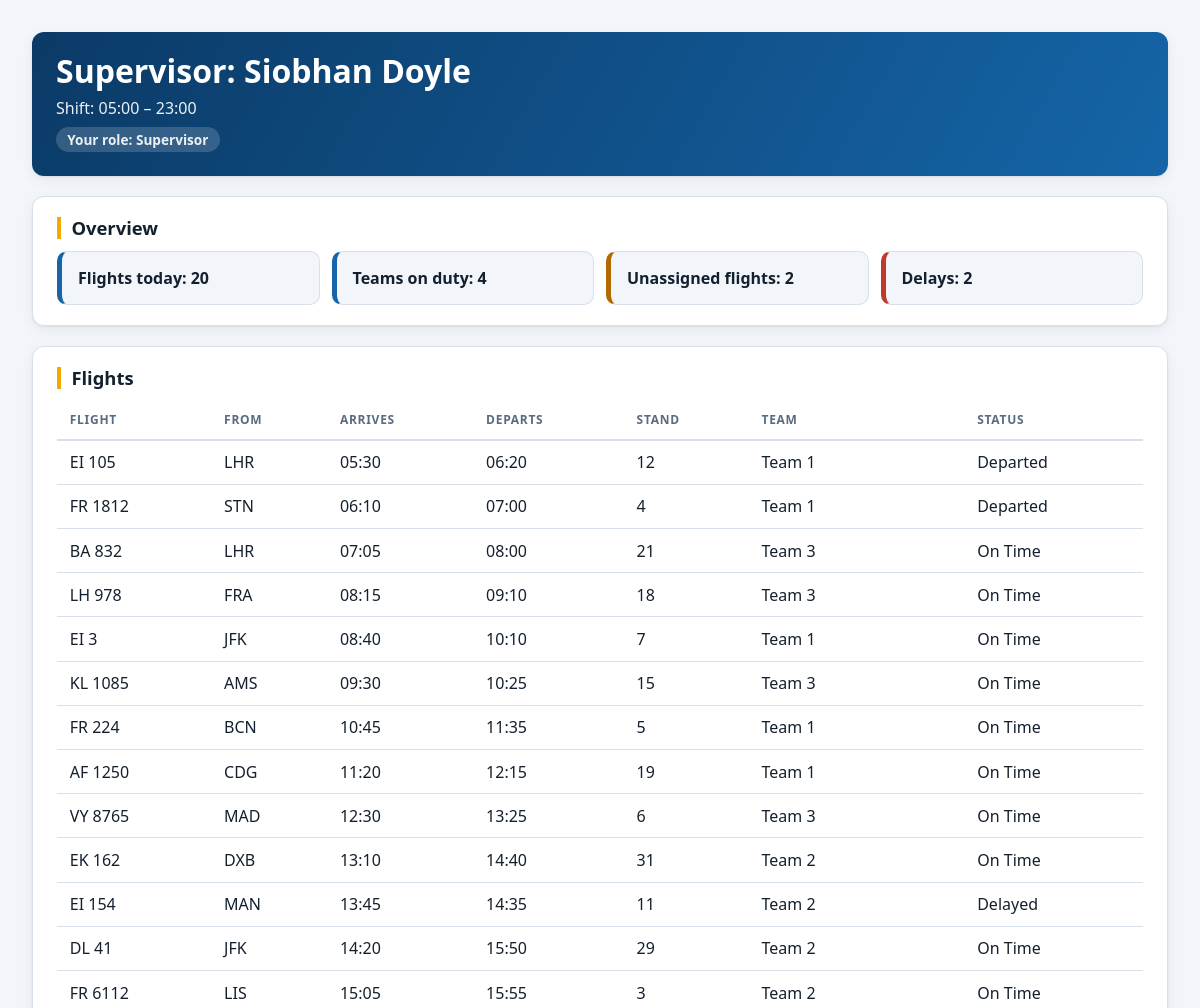
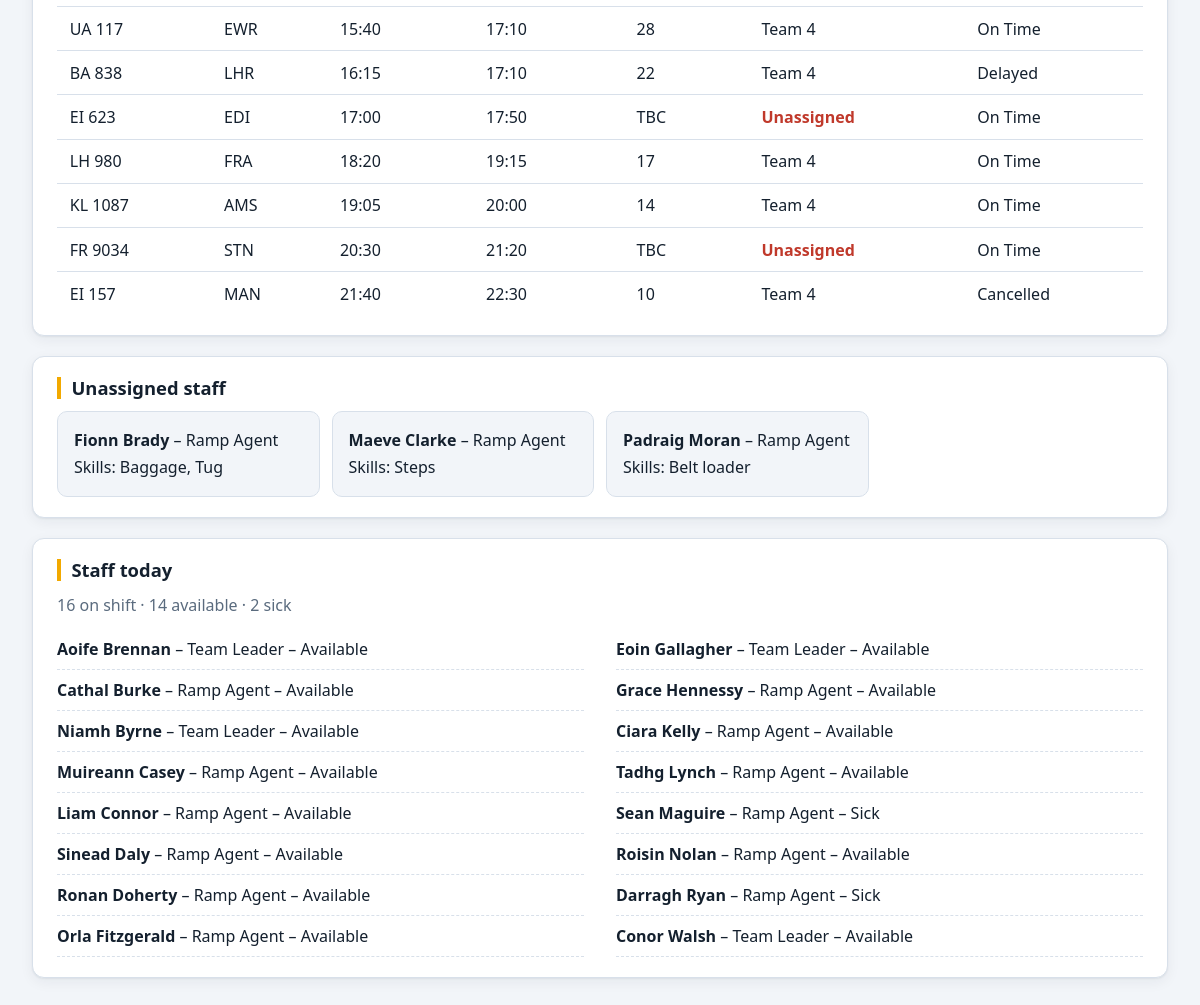
The page /supervisor (signed in) on the database its author committed (2 pictures, top to bottom).
### tables this page shows
CREATE TABLE users (
    id          INTEGER PRIMARY KEY AUTOINCREMENT,
    airportCode TEXT NOT NULL REFERENCES airports(airportCode),
    employee_id  INTEGER NOT NULL,
    password    TEXT NOT NULL,
    role        TEXT NOT NULL,
    isAdmin     INTEGER NOT NULL DEFAULT 0,
    firstName   TEXT NOT NULL,
    lastName    TEXT NOT NULL,
    teamID      INTEGER REFERENCES teams(id),
    isActive    INTEGER NOT NULL DEFAULT 1,
    createdAt   TEXT NOT NULL DEFAULT CURRENT_TIMESTAMP,
    UNIQUE (airportCode, employee_id)
);

CREATE TABLE flights (
    id                 INTEGER PRIMARY KEY AUTOINCREMENT,
    airportCode        TEXT NOT NULL REFERENCES airports(airportCode),
    teamID             INTEGER REFERENCES teams(id),
    flightNumber       TEXT NOT NULL,
    airline            TEXT NOT NULL,
    origin             TEXT NOT NULL,
    scheduledArrival   TEXT NOT NULL,
    scheduledDeparture TEXT NOT NULL,
    stand              TEXT,
    status             TEXT NOT NULL DEFAULT 'on_time'  -- on_time, delayed, arrived, departed, cancelled
);

CREATE TABLE teams (
    id          INTEGER PRIMARY KEY AUTOINCREMENT,
    airportCode TEXT NOT NULL REFERENCES airports(airportCode),
    name        TEXT NOT NULL,
    UNIQUE (airportCode, name)
);

CREATE TABLE userSkills (
    userID INTEGER NOT NULL REFERENCES users(id),
    skill  TEXT NOT NULL REFERENCES skills(name),
    PRIMARY KEY (userID, skill)
);

CREATE TABLE shiftAssignments (
    id              INTEGER PRIMARY KEY AUTOINCREMENT,
    shiftID         INTEGER NOT NULL REFERENCES shifts(id),
    userID          INTEGER NOT NULL REFERENCES users(id),
    coveringSkill   TEXT REFERENCES skills(name),
    status          TEXT NOT NULL DEFAULT 'ready',   -- ready, delayed, sick
    expectedArrival TEXT,
    UNIQUE (shiftID, userID)
);

### app.py (the view)
@app.route('/supervisor')
@login_required
@admin_required
def supervisor():
    from datetime import datetime, time, timedelta, timezone
    from zoneinfo import ZoneInfo, ZoneInfoNotFoundError
    db = get_db()
    employee = db.execute("SELECT * FROM users WHERE id = ? AND isActive = 1 AND isAdmin = 1;", (g.user,)).fetchone()
    if employee is None:
        session.clear()
        return redirect(url_for("login"))
    airport = db.execute("SELECT * FROM airports WHERE airportCode = ?;", (employee["airportCode"],)).fetchone()
    try:
        tz = ZoneInfo(airport["timezone"] if airport else "UTC")
    except ZoneInfoNotFoundError:
        tz = timezone.utc
    fmt = "%Y-%m-%dT%H:%M:%SZ"
    now = datetime.now(timezone.utc)
    local_midnight = datetime.combine(now.astimezone(tz).date(), time.min, tzinfo=tz)
    today = local_midnight.date().isoformat()
    day_start = local_midnight.astimezone(timezone.utc).strftime(fmt)
    day_end = (local_midnight + timedelta(days=1)).astimezone(timezone.utc).strftime(fmt)
    def local_hhmm(utc_text):
        parsed = datetime.fromisoformat(utc_text.replace("Z", "+00:00"))
        if parsed.tzinfo is None:
            parsed = parsed.replace(tzinfo=timezone.utc)
        return parsed.astimezone(tz).strftime("%H:%M")
    span = db.execute("""SELECT MIN(startTime) AS first, MAX(endTime) AS last, COUNT(DISTINCT teamID) AS teams
                      FROM shifts WHERE airportCode = ? AND shiftDate = ?;""",
                      (employee["airportCode"], today)).fetchone()
    flight_rows = db.execute("""SELECT flights.*, teams.name AS team_name
                             FROM flights LEFT JOIN teams ON teams.id = flights.teamID
                             WHERE flights.airportCode = ?
                             AND flights.scheduledArrival >= ? AND flights.scheduledArrival < ?
                             ORDER BY flights.scheduledArrival;""",
                             (employee["airportCode"], day_start, day_end)).fetchall()
    flights = []
    for row in flight_rows:
        flight = dict(row)
        flight["scheduledArrival"] = local_hhmm(row["scheduledArrival"])
        flight["scheduledDeparture"] = local_hhmm(row["scheduledDeparture"])
        flights.append(flight)
    skills = {}
    for row in db.execute("""SELECT userSkills.userID, userSkills.skill
                          FROM userSkills JOIN users ON users.id = userSkills.userID
                          WHERE users.airportCode = ? AND users.teamID IS NULL
                          ORDER BY userSkills.skill;""", (employee["airportCode"],)):
        skills.setdefault(row["userID"], []).append(row["skill"])
    unassigned_staff = [{"name": r["firstName"] + " " + r["lastName"],
                         "role": r["role"],
                         "employee_id": r["employee_id"],
                         "skills": skills.get(r["id"], [])}
                        for r in db.execute("""SELECT id, firstName, lastName, role, employee_id
                                            FROM users
                                            WHERE airportCode = ? AND isActive = 1
                                            AND teamID IS NULL AND role NOT IN ('supervisor', 'manager')
                                            ORDER BY lastName, firstName;""",
                                            (employee["airportCode"],))]
    roster = [{"name": r["firstName"] + " " + r["lastName"], "role": r["role"], "status": r["status"]}
              for r in db.execute("""SELECT users.firstName, users.lastName, users.role, shiftAssignments.status
                                  FROM shiftAssignments
                                  JOIN shifts ON shifts.id = shiftAssignments.shiftID
                                  JOIN users ON users.id = shiftAssignments.userID
                                  WHERE shifts.airportCode = ? AND shifts.shiftDate = ?
                                  ORDER BY users.lastName, users.firstName;""",
                                  (employee["airportCode"], today))]
    roster_sick = sum(1 for person in roster if person["status"] == "sick")
    return render_template('supervisor.html',
                           employee=employee,
                           shift_start=local_hhmm(span["first"]) if span["first"] else None,
                           shift_end=local_hhmm(span["last"]) if span["last"] else None,
                           flights=flights,
                           flights_total=len(flights),
                           teams_total=span["teams"],
                           unassigned_total=sum(1 for f in flight_rows if f["teamID"] is None),
                           delays_total=sum(1 for f in flight_rows if f["status"] == "delayed"),
                           unassigned_staff=unassigned_staff,
                           roster=roster,
                           roster_total=len(roster),
                           roster_available=len(roster) - roster_sick,
                           roster_sick=roster_sick)

### app.py (called while the page is built)
@app.before_request
def load_logged_in_user():
    g.user = session.get("id", None)
    g.isAdmin = session.get("isAdmin", None)

def login_required(view):
    @wraps(view)
    def wrapped_view(*args, **kwargs):
        if g.user is None:
            return redirect(url_for("login", next=request.path))
        return view(*args, **kwargs)
    return wrapped_view

def admin_required(view):
    @wraps(view)
    def wrapped_view(*args, **kwargs):
        if g.isAdmin != 1:
            return redirect(url_for("login"))
        return view(*args, **kwargs)
    return wrapped_view

### database.py (called while the page is built)
def get_db():
    if "db" not in g:
        g.db = sqlite3.connect(DATABASE,
            detect_types=sqlite3.PARSE_DECLTYPES
        )
        g.db.row_factory = sqlite3.Row
    return g.db

### templates/supervisor.html
{% extends "base.html" %}
{% block head_content %}
<link rel="stylesheet" href="{{ url_for('static', filename='supervisor.css') }}" />
{% endblock %}
{% block main_content %}
<header>
  <h1>Supervisor: {{ employee.firstName }} {{ employee.lastName }}</h1>
  <p>
    {% if shift_start %}
      Shift: {{ shift_start }} – {{ shift_end }}
    {% else %}
      No shifts today
    {% endif %}
  </p>
  <p><strong>Your role: {{ employee.role|replace("_", " ")|title }}</strong></p>
</header>
<section>
  <h2>Overview</h2>
  <ul>
    <li>Flights today: {{ flights_total }}</li>
    <li>Teams on duty: {{ teams_total }}</li>
    <li>Unassigned flights: {{ unassigned_total }}</li>
    <li>Delays: {{ delays_total }}</li>
  </ul>
</section>
<section>
  <h2>Flights</h2>
  <table>
    <tr>
      <th>Flight</th>
      <th>From</th>
      <th>Arrives</th>
      <th>Departs</th>
      <th>Stand</th>
      <th>Team</th>
      <th>Status</th>
    </tr>
    {% for flight in flights %}
      <tr>
        <td>{{ flight.flightNumber }}</td>
        <td>{{ flight.origin }}</td>
        <td>{{ flight.scheduledArrival }}</td>
        <td>{{ flight.scheduledDeparture }}</td>
        <td>{{ flight.stand or "TBC" }}</td>
        <td>
          {% if flight.team_name %}
            {{ flight.team_name }}
          {% else %}
            <strong>Unassigned</strong>
          {% endif %}
        </td>
        <td>{{ flight.status|replace("_", " ")|title }}</td>
      </tr>
    {% endfor %}
  </table>
</section>
<section>
  <h2>Unassigned staff</h2>
  {% if unassigned_staff %}
    <ul>
      {% for person in unassigned_staff %}
        <li>
          <strong>{{ person.name }}</strong> – {{ person.role|replace("_", " ")|title }}
          <br>
          Skills:
          {% for skill in person.skills %}
            {{ skill }}{% if not loop.last %}, {% endif %}
          {% endfor %}
        </li>
      {% endfor %}
    </ul>
  {% else %}
    <p>Everyone is in a team.</p>
  {% endif %}
</section>
<section>
  <h2>Staff today</h2>
  <p>{{ roster_total }} on shift · {{ roster_available }} available · {{ roster_sick }} sick</p>
  <ul>
    {% for person in roster %}
      <li>
        <strong>{{ person.name }}</strong> – {{ person.role|replace("_", " ")|title }} –
        {% if person.status == "sick" %}
          Sick
        {% else %}
          Available
        {% endif %}
      </li>
    {% endfor %}
  </ul>
</section>
{% endblock %}

### static/base.css (style rules this page uses)
:root { color-scheme: light dark; --bg: #f2f5f9; --surface: #ffffff; --text: #14202e; --muted: #5a6b7e; --border: #d8e0ea; --link: #0b5cad; --primary: #0b3a66; --primary-2: #1565a8; --on-primary: #ffffff; --accent: #f2a900; --ok: #1f8a4c; --warn: #b26a00; --bad: #c0392b; --radius: 12px; --shadow: 0 1px 2px rgb(16 32 51 / 6%), 0 4px 14px rgb(16 32 51 / 6%); }
*, *::before, *::after { box-sizing: border-box; }
html { -webkit-text-size-adjust: 100%; }
body { margin: 0; padding: clamp(1rem, 3vw, 2rem); background: var(--bg); color: var(--text); font: 16px/1.5 system-ui, -apple-system, "Segoe UI", Roboto, "Helvetica Neue", Arial, sans-serif; }
h1, h2, h3 { line-height: 1.2; margin: 0 0 0.75rem; }
h1 { font-size: clamp(1.5rem, 3vw, 2rem); }
h2 { font-size: 1.15rem; }
p { margin: 0 0 0.75rem; }
strong { font-weight: 650; }
table { width: 100%; border-collapse: collapse; }
th, td { padding: 0.6rem 0.8rem; text-align: left; white-space: nowrap; }
th { font-size: 0.75rem; letter-spacing: 0.06em; text-transform: uppercase; color: var(--muted); border-bottom: 2px solid var(--border); }
td { border-bottom: 1px solid var(--border); }
tr:last-child td { border-bottom: 0; }
body > header { padding: 1.25rem 1.5rem; border-radius: var(--radius); background: linear-gradient(120deg, var(--primary), var(--primary-2)); color: var(--on-primary); box-shadow: var(--shadow); }
body > header h1 { margin-bottom: 0.35rem; }
body > header p { margin: 0.2rem 0; opacity: 0.92; }
body > header p strong { display: inline-block; margin-top: 0.25rem; padding: 0.15rem 0.7rem; border-radius: 999px; background: rgb(255 255 255 / 18%); font-size: 0.85rem; }
body > section { padding: 1.25rem 1.5rem; border: 1px solid var(--border); border-radius: var(--radius); background: var(--surface); box-shadow: var(--shadow); }
body > section > h2 { padding-left: 0.65rem; border-left: 4px solid var(--accent); }

### static/supervisor.css (style rules this page uses)
body { max-width: 1200px; margin-inline: auto; display: flex; flex-direction: column; gap: 1.25rem; }
body > section { overflow-x: auto; }
body > section:nth-of-type(1) ul { margin: 0; padding: 0; list-style: none; display: grid; grid-template-columns: repeat(auto-fit, minmax(11rem, 1fr)); gap: 0.75rem; }
body > section:nth-of-type(1) li { padding: 0.9rem 1rem; border: 1px solid var(--border); border-left: 5px solid var(--primary-2); border-radius: 10px; background: var(--bg); font-weight: 650; }
body > section:nth-of-type(1) li:nth-child(3) { border-left-color: var(--warn); }
body > section:nth-of-type(1) li:nth-child(4) { border-left-color: var(--bad); }
body > section:nth-of-type(2) td strong { color: var(--bad); }
body > section:nth-of-type(3) ul { margin: 0; padding: 0; list-style: none; display: grid; grid-template-columns: repeat(auto-fill, minmax(16rem, 1fr)); gap: 0.75rem; }
body > section:nth-of-type(3) li { padding: 0.9rem 1rem; border: 1px solid var(--border); border-radius: 10px; background: var(--bg); line-height: 1.7; }
body > section:nth-of-type(4) > p { color: var(--muted); }
body > section:nth-of-type(4) ul { margin: 0; padding: 0; list-style: none; columns: 2 20rem; column-gap: 2rem; }
body > section:nth-of-type(4) li { padding: 0.5rem 0; border-bottom: 1px dashed var(--border); break-inside: avoid; }

### rows shown on the page
users: firstName "Siobhan", lastName "Doyle", role "Supervisor"
flights: flightNumber "EI 105", origin "LHR", scheduledArrival "05:30", scheduledDeparture "06:20", stand "12", team_name "Team 1", status "Departed"
flights: flightNumber "FR 1812", origin "STN", scheduledArrival "06:10", scheduledDeparture "07:00", stand "4", team_name "Team 1", status "Departed"
flights: flightNumber "BA 832", origin "LHR", scheduledArrival "07:05", scheduledDeparture "08:00", stand "21", team_name "Team 3", status "On Time"
flights: flightNumber "LH 978", origin "FRA", scheduledArrival "08:15", scheduledDeparture "09:10", stand "18", team_name "Team 3", status "On Time"
flights: flightNumber "EI 3", origin "JFK", scheduledArrival "08:40", scheduledDeparture "10:10", stand "7", team_name "Team 1", status "On Time"
flights: flightNumber "KL 1085", origin "AMS", scheduledArrival "09:30", scheduledDeparture "10:25", stand "15", team_name "Team 3", status "On Time"
flights: flightNumber "FR 224", origin "BCN", scheduledArrival "10:45", scheduledDeparture "11:35", stand "5", team_name "Team 1", status "On Time"
flights: flightNumber "AF 1250", origin "CDG", scheduledArrival "11:20", scheduledDeparture "12:15", stand "19", team_name "Team 1", status "On Time"
flights: flightNumber "VY 8765", origin "MAD", scheduledArrival "12:30", scheduledDeparture "13:25", stand "6", team_name "Team 3", status "On Time"
flights: flightNumber "EK 162", origin "DXB", scheduledArrival "13:10", scheduledDeparture "14:40", stand "31", team_name "Team 2", status "On Time"
flights: flightNumber "EI 154", origin "MAN", scheduledArrival "13:45", scheduledDeparture "14:35", stand "11", team_name "Team 2", status "Delayed"
flights: flightNumber "DL 41", origin "JFK", scheduledArrival "14:20", scheduledDeparture "15:50", stand "29", team_name "Team 2", status "On Time"
flights: flightNumber "FR 6112", origin "LIS", scheduledArrival "15:05", scheduledDeparture "15:55", stand "3", team_name "Team 2", status "On Time"
flights: flightNumber "UA 117", origin "EWR", scheduledArrival "15:40", scheduledDeparture "17:10", stand "28", team_name "Team 4", status "On Time"
flights: flightNumber "BA 838", origin "LHR", scheduledArrival "16:15", scheduledDeparture "17:10", stand "22", team_name "Team 4", status "Delayed"
flights: flightNumber "EI 623", origin "EDI", scheduledArrival "17:00", scheduledDeparture "17:50", stand "TBC", shows "Unassigned", status "On Time"
flights: flightNumber "LH 980", origin "FRA", scheduledArrival "18:20", scheduledDeparture "19:15", stand "17", team_name "Team 4", status "On Time"
flights: flightNumber "KL 1087", origin "AMS", scheduledArrival "19:05", scheduledDeparture "20:00", stand "14", team_name "Team 4", status "On Time"
flights: flightNumber "FR 9034", origin "STN", scheduledArrival "20:30", scheduledDeparture "21:20", stand "TBC", shows "Unassigned", status "On Time"
flights: flightNumber "EI 157", origin "MAN", scheduledArrival "21:40", scheduledDeparture "22:30", stand "10", team_name "Team 4", status "Cancelled"
users: name "Fionn Brady", role "Ramp Agent"
userSkills: skill "Baggage"
userSkills: skill "Tug"
users: name "Maeve Clarke", role "Ramp Agent"
userSkills: skill "Steps"
users: name "Padraig Moran", role "Ramp Agent"
userSkills: skill "Belt loader"
shiftAssignments: name "Aoife Brennan", role "Team Leader", status "Available"
shiftAssignments: name "Cathal Burke", role "Ramp Agent", status "Available"
shiftAssignments: name "Niamh Byrne", role "Team Leader", status "Available"
shiftAssignments: name "Muireann Casey", role "Ramp Agent", status "Available"
shiftAssignments: name "Liam Connor", role "Ramp Agent", status "Available"
shiftAssignments: name "Sinead Daly", role "Ramp Agent", status "Available"
shiftAssignments: name "Ronan Doherty", role "Ramp Agent", status "Available"
shiftAssignments: name "Orla Fitzgerald", role "Ramp Agent", status "Available"
shiftAssignments: name "Eoin Gallagher", role "Team Leader", status "Available"
shiftAssignments: name "Grace Hennessy", role "Ramp Agent", status "Available"
shiftAssignments: name "Ciara Kelly", role "Ramp Agent", status "Available"
shiftAssignments: name "Tadhg Lynch", role "Ramp Agent", status "Available"
shiftAssignments: name "Sean Maguire", role "Ramp Agent", status "Sick"
shiftAssignments: name "Roisin Nolan", role "Ramp Agent", status "Available"
shiftAssignments: name "Darragh Ryan", role "Ramp Agent", status "Sick"
shiftAssignments: name "Conor Walsh", role "Team Leader", status "Available"

### other values the page prints
{{ shift_start }} "05:00"
{{ shift_end }} "23:00"
{{ flights_total }} "20"
{{ teams_total }} "4"
{{ unassigned_total }} "2"
{{ delays_total }} "2"
{{ roster_total }} "16"
{{ roster_available }} "14"
{{ roster_sick }} "2"
